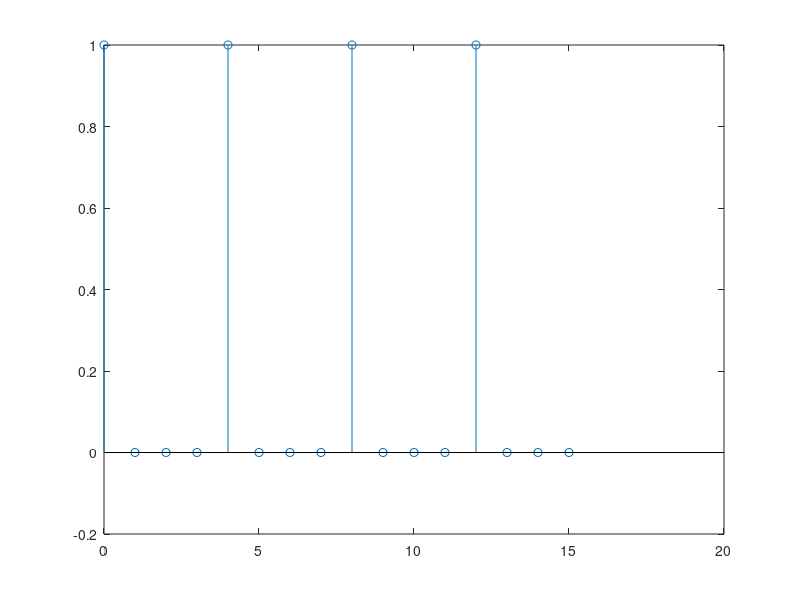

This figure's MATLAB source:
clear all;close all;clc


M = 4;

m = 0:1:M-1;

N = 16;

d = zeros(1, N);
for n = 0:1:N-1
    
    f = exp((-1i.*2.*pi.*n.*m)./M);
    
    d(n+1) = (1/M).*sum(f);
    
end

stem(0:1:N-1, real(d))
